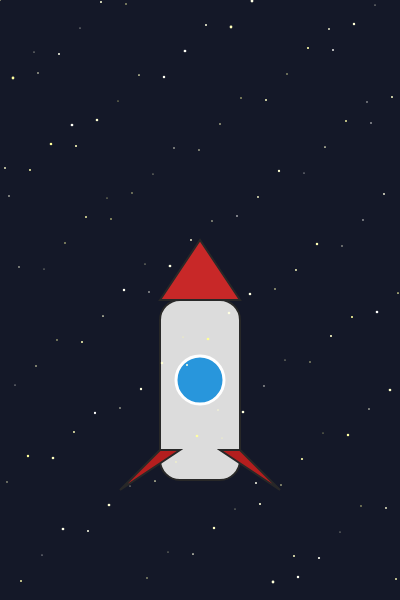
Frame 1 (no input)
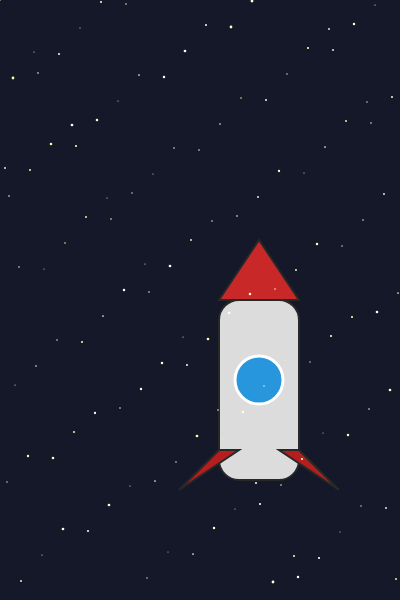
Frame 60 (no input)
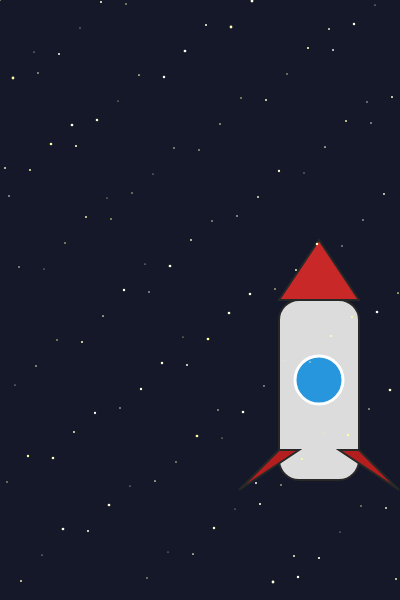
Frame 120 (the mouse pressed at the canvas centre since frame 60)

The p5.js sketch that drew these frames (run headless with seeded random() and noise() and a simulated clock; from frame 60 on, the mouse is pressed at the canvas centre):

// p5.js sketch
// ── sketch.js
let xMax = 400;
let yMax = 600;
let xrocket = xMax/2
let yrocket = yMax*0.6

function setup() {
  createCanvas(xMax, yMax);
}

function draw() {
  background(20, 24, 40);

  push();
  //corpo del rocket
  fill(220)
  stroke(40)
  strokeWeight(2)
  rectMode(CENTER)
  rect(xrocket, yrocket+30, 80, 180, 20)

  //nose del rocket
  fill(200, 40, 40); //red
  triangle(xrocket-40, yrocket-60, xrocket, yrocket-120, xrocket+40, yrocket-60)

  //window
  fill(40, 150, 220); //blue
  stroke(255); //bordo bianco
  strokeWeight(3);
  ellipse(xrocket, yrocket+20, 48, 48);
  
  //left and right wings
  fill(180, 30, 30);
  stroke(40);
  strokeWeight(2);
  triangle(xrocket-40, yrocket+90, xrocket-80, yrocket+130, xrocket-20, yrocket+90);//left
  triangle(xrocket+40, yrocket+90, xrocket+80, yrocket+130, xrocket+20, yrocket+90);//right

  pop();
  
  push();
  randomSeed(99) //
  noStroke(); //tolgo contorno stelle
  for(let i=0; i<120; i++){
    let sx = i*37%width + i%3;
    let sy = i*72% height + i%7;
    fill(255, 255, random(150, 255));
    ellipse(sx, sy, random(1, 2.8))
    /*if(i%2 == 0){            //primo tipo
      fill(255, 255, 150);
      ellipse(sx, sy, 1);
    }else if(i%3 == 0){       //secondo tipo
      fill(200, 100, 255);
      ellipse(sx, sy, 1.5);
    }else{                   //terzo tipo
      fill(255, 255, 100);
      ellipse(sx, sy, 2.8);
    }*/
  }
  pop();
  xrocket = (xrocket +1)%(xMax+120); //Animazione
}
